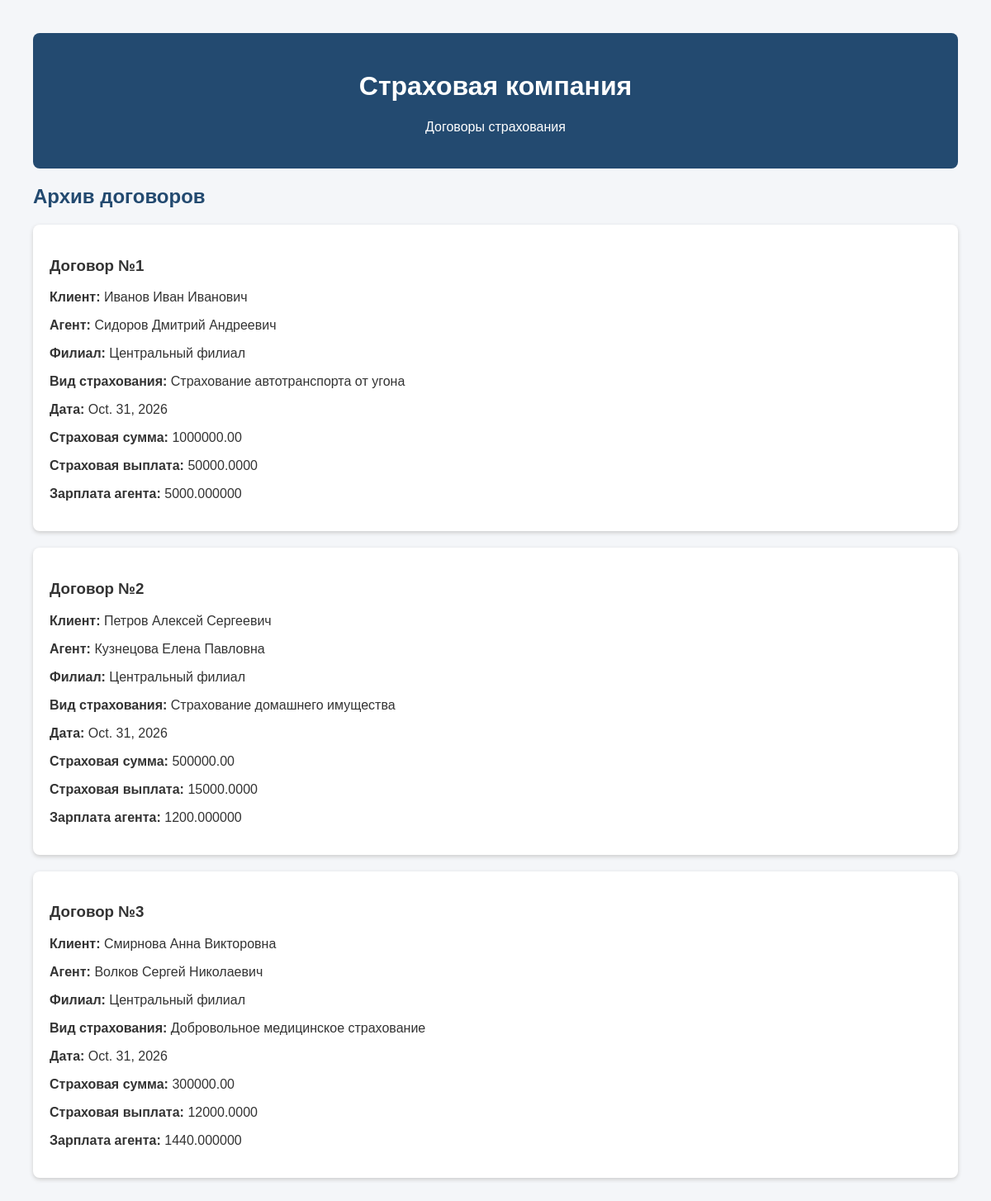
The page / on the database its author committed.
### articles/models.py (models this page shows, shortened)
class Contract(models.Model):
    client = models.ForeignKey(
        Client,
        on_delete=models.CASCADE,
        verbose_name="Клиент"
    )
    agent = models.ForeignKey(
        Agent,
        on_delete=models.CASCADE,
        verbose_name="Страховой агент"
    )
    branch = models.ForeignKey(
        Branch,
        on_delete=models.CASCADE,
        verbose_name="Филиал"
    )
    insurance_type = models.ForeignKey(
        InsuranceType,
        on_delete=models.CASCADE,
        verbose_name="Вид страхования"
    )
    date = models.DateField(verbose_name="Дата заключения")
    insurance_sum = models.DecimalField(
        max_digits=15,
        decimal_places=2,
        verbose_name="Страховая сумма"
    )
    @property
    def insurance_payment(self):
        return self.insurance_sum * self.insurance_type.tariff_rate / Decimal("100")
    @property
    def agent_salary(self):
        return self.insurance_payment * self.insurance_type.commission_percent / Decimal("100")
    class Meta:
        verbose_name = "Договор страхования"
        verbose_name_plural = "Договоры страхования"

class Client(models.Model):
    full_name = models.CharField(max_length=200, verbose_name="ФИО клиента")
    address = models.CharField(max_length=250, verbose_name="Адрес")
    phone = models.CharField(max_length=20, verbose_name="Телефон")
    class Meta:
        verbose_name = "Клиент"
        verbose_name_plural = "Клиенты"

class Agent(models.Model):
    full_name = models.CharField(max_length=200, verbose_name="ФИО агента")
    address = models.CharField(max_length=250, verbose_name="Адрес")
    phone = models.CharField(max_length=20, verbose_name="Телефон")
    branch = models.ForeignKey(
        Branch,
        on_delete=models.CASCADE,
        verbose_name="Филиал"
    )
    class Meta:
        verbose_name = "Страховой агент"
        verbose_name_plural = "Страховые агенты"

class Branch(models.Model):
    name = models.CharField(max_length=150, verbose_name="Название филиала")
    address = models.CharField(max_length=250, verbose_name="Адрес")
    phone = models.CharField(max_length=20, verbose_name="Телефон")
    class Meta:
        verbose_name = "Филиал"
        verbose_name_plural = "Филиалы"

class InsuranceType(models.Model):
    name = models.CharField(max_length=200, verbose_name="Вид страхования")
    tariff_rate = models.DecimalField(
        max_digits=5,
        decimal_places=2,
        verbose_name="Тарифная ставка (%)"
    )
    commission_percent = models.DecimalField(
        max_digits=5,
        decimal_places=2,
        verbose_name="Процент комиссии (%)"
    )
    class Meta:
        verbose_name = "Вид страхования"
        verbose_name_plural = "Виды страхования"

### articles/views.py (the view)
# urls.py: path('', views.archive, name='archive'),
def archive(request):
    contracts = Contract.objects.select_related(
        'client',
        'agent',
        'branch',
        'insurance_type'
    ).all()
    return render(request, 'archive.html', {
        'contracts': contracts
    })

### articles/templates/archive.html (shortened to what this page needs)
<!DOCTYPE html>
<html lang="ru">
<head>
</head>
<body>
<header>
    <h1>Страховая компания</h1>
    <p>Договоры страхования</p>
</header>
<h2>Архив договоров</h2>
{% for contract in contracts %}
<div class="contract">
    <h3>Договор №{{ contract.id }}</h3>
    <p><strong>Клиент:</strong> {{ contract.client.full_name }}</p>
    <p><strong>Агент:</strong> {{ contract.agent.full_name }}</p>
    <p><strong>Филиал:</strong> {{ contract.branch.name }}</p>
    <p><strong>Вид страхования:</strong> {{ contract.insurance_type.name }}</p>
    <p><strong>Дата:</strong> {{ contract.date }}</p>
    <p><strong>Страховая сумма:</strong> {{ contract.insurance_sum }}</p>
    <p><strong>Страховая выплата:</strong> {{ contract.insurance_payment }}</p>
    <p><strong>Зарплата агента:</strong> {{ contract.agent_salary }}</p>
</div>
{% empty %}
<p>Договоры пока отсутствуют.</p>
{% endfor %}
</body>
</html>

### articles/templates/archive.html (style rules this page uses)
body { font-family: Arial, sans-serif; margin: 40px; background-color: #f4f6f9; color: #333; }
header { background-color: #234a70; color: white; padding: 25px; text-align: center; border-radius: 8px; }
.contract { background: white; padding: 20px; margin: 20px 0; border-radius: 8px; box-shadow: 0 2px 5px #ccc; }
h2 { color: #234a70; }

### rows shown on the page
Contract: id "1", client.full_name "Иванов Иван Иванович", agent.full_name "Сидоров Дмитрий Андреевич", branch.name "Центральный филиал", insurance_type.name "Страхование автотранспорта от угона", date "Oct. 31, 2026", insurance_sum "1000000.00", insurance_payment "50000.0000", agent_salary "5000.000000"
Contract: id "2", client.full_name "Петров Алексей Сергеевич", agent.full_name "Кузнецова Елена Павловна", branch.name "Центральный филиал", insurance_type.name "Страхование домашнего имущества", date "Oct. 31, 2026", insurance_sum "500000.00", insurance_payment "15000.0000", agent_salary "1200.000000"
Contract: id "3", client.full_name "Смирнова Анна Викторовна", agent.full_name "Волков Сергей Николаевич", branch.name "Центральный филиал", insurance_type.name "Добровольное медицинское страхование", date "Oct. 31, 2026", insurance_sum "300000.00", insurance_payment "12000.0000", agent_salary "1440.000000"
